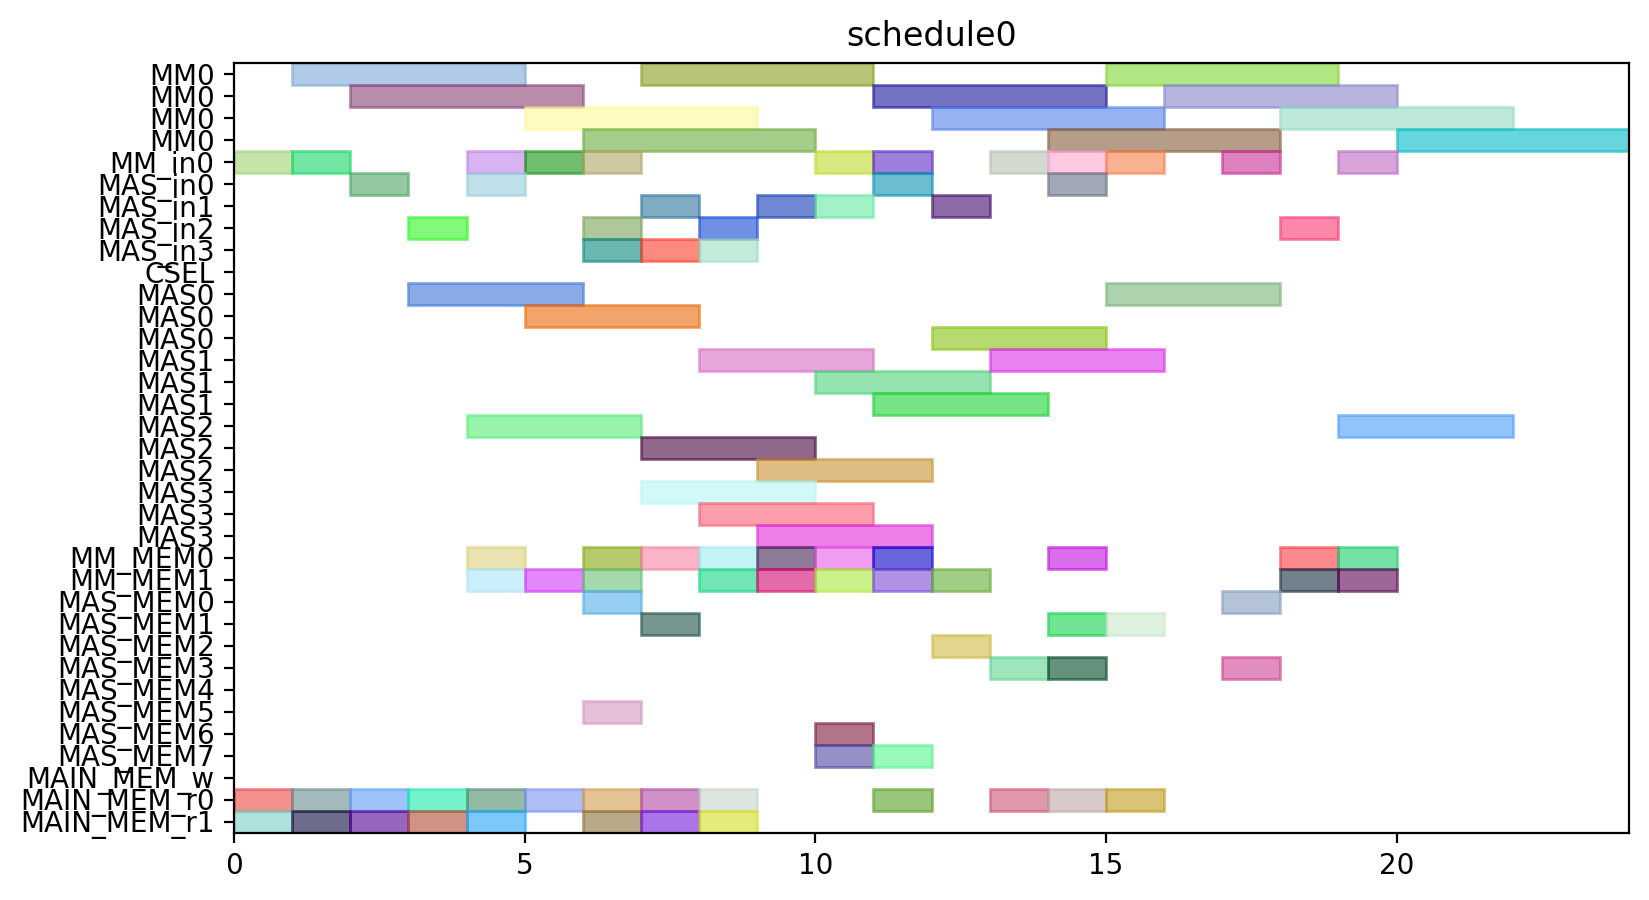

Source code (Python):
from pyschedule import Scenario, solvers, plotters, alt


def solve():
	horizon = 120
	S = Scenario("schedule0", horizon=horizon)

	# resource
	MM = S.Resources('MM', num=1, size=4)
	MM_in = S.Resources('MM_in', num=1)
	MAS_in = S.Resources('MAS_in', num=4)
	CSEL = S.Resource('CSEL')
	MAS = S.Resources('MAS', num=4, size=3, periods=range(1, horizon))
	MM_MEM = S.Resources('MM_MEM', num=2)
	MAS_MEM = S.Resources('MAS_MEM', num=8)
	MAIN_MEM_w = S.Resource('MAIN_MEM_w', size=1)
	MAIN_MEM_r = S.Resources('MAIN_MEM_r', num=2)

	# result of previous scheduling

	# new tasks
	t0 = S.Task('t0', length=4, delay_cost=1)
	t0 += alt(MM)
	t0_in = S.Task('t0_in', length=1, delay_cost=1)
	t0_in += alt(MM_in)
	S += t0_in*MM_in[0]<=t0*MM[0]
	t0_mem0 = S.Task('t0_mem0', length=1, delay_cost=1)
	t0_mem0 += MAIN_MEM_r[0]
	S += t0_mem0 <= t0

	t0_mem1 = S.Task('t0_mem1', length=1, delay_cost=1)
	t0_mem1 += MAIN_MEM_r[1]
	S += t0_mem1 <= t0

	t1 = S.Task('t1', length=4, delay_cost=1)
	t1 += alt(MM)
	t1_in = S.Task('t1_in', length=1, delay_cost=1)
	t1_in += alt(MM_in)
	S += t1_in*MM_in[0]<=t1*MM[0]
	t1_mem0 = S.Task('t1_mem0', length=1, delay_cost=1)
	t1_mem0 += MAIN_MEM_r[0]
	S += t1_mem0 <= t1

	t1_mem1 = S.Task('t1_mem1', length=1, delay_cost=1)
	t1_mem1 += MAIN_MEM_r[1]
	S += t1_mem1 <= t1

	t2 = S.Task('t2', length=4, delay_cost=1)
	t2 += alt(MM)
	t2_in = S.Task('t2_in', length=1, delay_cost=1)
	t2_in += alt(MM_in)
	S += t2_in*MM_in[0]<=t2*MM[0]
	t2_mem0 = S.Task('t2_mem0', length=1, delay_cost=1)
	t2_mem0 += MAIN_MEM_r[0]
	S += t2_mem0 <= t2

	t2_mem1 = S.Task('t2_mem1', length=1, delay_cost=1)
	t2_mem1 += MAIN_MEM_r[1]
	S += t2_mem1 <= t2

	t3 = S.Task('t3', length=3, delay_cost=1)
	t3 += alt(MAS)
	t3_in = S.Task('t3_in', length=1, delay_cost=1)
	t3_in += alt(MAS_in)
	S += t3_in*MAS_in[0]<=t3*MAS[0]

	S += t3_in*MAS_in[1]<=t3*MAS[1]

	S += t3_in*MAS_in[2]<=t3*MAS[2]

	S += t3_in*MAS_in[3]<=t3*MAS[3]

	t3_mem0 = S.Task('t3_mem0', length=1, delay_cost=1)
	t3_mem0 += MAIN_MEM_r[0]
	S += t3_mem0 <= t3

	t3_mem1 = S.Task('t3_mem1', length=1, delay_cost=1)
	t3_mem1 += MAIN_MEM_r[1]
	S += t3_mem1 <= t3

	t4 = S.Task('t4', length=3, delay_cost=1)
	t4 += alt(MAS)
	t4_in = S.Task('t4_in', length=1, delay_cost=1)
	t4_in += alt(MAS_in)
	S += t4_in*MAS_in[0]<=t4*MAS[0]

	S += t4_in*MAS_in[1]<=t4*MAS[1]

	S += t4_in*MAS_in[2]<=t4*MAS[2]

	S += t4_in*MAS_in[3]<=t4*MAS[3]

	t4_mem0 = S.Task('t4_mem0', length=1, delay_cost=1)
	t4_mem0 += MAIN_MEM_r[0]
	S += t4_mem0 <= t4

	t4_mem1 = S.Task('t4_mem1', length=1, delay_cost=1)
	t4_mem1 += MAIN_MEM_r[1]
	S += t4_mem1 <= t4

	t8 = S.Task('t8', length=3, delay_cost=1)
	t8 += alt(MAS)
	t8_in = S.Task('t8_in', length=1, delay_cost=1)
	t8_in += alt(MAS_in)
	S += t8_in*MAS_in[0]<=t8*MAS[0]

	S += t8_in*MAS_in[1]<=t8*MAS[1]

	S += t8_in*MAS_in[2]<=t8*MAS[2]

	S += t8_in*MAS_in[3]<=t8*MAS[3]

	t8_mem0 = S.Task('t8_mem0', length=1, delay_cost=1)
	t8_mem0 += MAIN_MEM_r[0]
	S += t8_mem0 <= t8

	t8_mem1 = S.Task('t8_mem1', length=1, delay_cost=1)
	t8_mem1 += MAIN_MEM_r[1]
	S += t8_mem1 <= t8

	t9 = S.Task('t9', length=3, delay_cost=1)
	t9 += alt(MAS)
	t9_in = S.Task('t9_in', length=1, delay_cost=1)
	t9_in += alt(MAS_in)
	S += t9_in*MAS_in[0]<=t9*MAS[0]

	S += t9_in*MAS_in[1]<=t9*MAS[1]

	S += t9_in*MAS_in[2]<=t9*MAS[2]

	S += t9_in*MAS_in[3]<=t9*MAS[3]

	t9_mem0 = S.Task('t9_mem0', length=1, delay_cost=1)
	t9_mem0 += MAIN_MEM_r[0]
	S += t9_mem0 <= t9

	t9_mem1 = S.Task('t9_mem1', length=1, delay_cost=1)
	t9_mem1 += MAIN_MEM_r[1]
	S += t9_mem1 <= t9

	t13 = S.Task('t13', length=3, delay_cost=1)
	t13 += alt(MAS)
	t13_in = S.Task('t13_in', length=1, delay_cost=1)
	t13_in += alt(MAS_in)
	S += t13_in*MAS_in[0]<=t13*MAS[0]

	S += t13_in*MAS_in[1]<=t13*MAS[1]

	S += t13_in*MAS_in[2]<=t13*MAS[2]

	S += t13_in*MAS_in[3]<=t13*MAS[3]

	t13_mem0 = S.Task('t13_mem0', length=1, delay_cost=1)
	t13_mem0 += MAIN_MEM_r[0]
	S += t13_mem0 <= t13

	t13_mem1 = S.Task('t13_mem1', length=1, delay_cost=1)
	t13_mem1 += MAIN_MEM_r[1]
	S += t13_mem1 <= t13

	t14 = S.Task('t14', length=3, delay_cost=1)
	t14 += alt(MAS)
	t14_in = S.Task('t14_in', length=1, delay_cost=1)
	t14_in += alt(MAS_in)
	S += t14_in*MAS_in[0]<=t14*MAS[0]

	S += t14_in*MAS_in[1]<=t14*MAS[1]

	S += t14_in*MAS_in[2]<=t14*MAS[2]

	S += t14_in*MAS_in[3]<=t14*MAS[3]

	t14_mem0 = S.Task('t14_mem0', length=1, delay_cost=1)
	t14_mem0 += MAIN_MEM_r[0]
	S += t14_mem0 <= t14

	t14_mem1 = S.Task('t14_mem1', length=1, delay_cost=1)
	t14_mem1 += MAIN_MEM_r[1]
	S += t14_mem1 <= t14

	t5 = S.Task('t5', length=4, delay_cost=1)
	t5 += alt(MM)
	t5_in = S.Task('t5_in', length=1, delay_cost=1)
	t5_in += alt(MM_in)
	S += t5_in*MM_in[0]<=t5*MM[0]
	t5_mem0 = S.Task('t5_mem0', length=1, delay_cost=1)
	t5_mem0 += alt(MAS_MEM)
	S += (t3*MAS[0])-1 < t5_mem0*MAS_MEM[0]
	S += (t3*MAS[1])-1 < t5_mem0*MAS_MEM[2]
	S += (t3*MAS[2])-1 < t5_mem0*MAS_MEM[4]
	S += (t3*MAS[3])-1 < t5_mem0*MAS_MEM[6]
	S += t5_mem0 <= t5

	t5_mem1 = S.Task('t5_mem1', length=1, delay_cost=1)
	t5_mem1 += alt(MAS_MEM)
	S += (t4*MAS[0])-1 < t5_mem1*MAS_MEM[1]
	S += (t4*MAS[1])-1 < t5_mem1*MAS_MEM[3]
	S += (t4*MAS[2])-1 < t5_mem1*MAS_MEM[5]
	S += (t4*MAS[3])-1 < t5_mem1*MAS_MEM[7]
	S += t5_mem1 <= t5

	t6 = S.Task('t6', length=3, delay_cost=1)
	t6 += alt(MAS)
	t6_in = S.Task('t6_in', length=1, delay_cost=1)
	t6_in += alt(MAS_in)
	S += t6_in*MAS_in[0]<=t6*MAS[0]

	S += t6_in*MAS_in[1]<=t6*MAS[1]

	S += t6_in*MAS_in[2]<=t6*MAS[2]

	S += t6_in*MAS_in[3]<=t6*MAS[3]

	t6_mem0 = S.Task('t6_mem0', length=1, delay_cost=1)
	t6_mem0 += alt(MM_MEM)
	S += (t0*MM[0])-1 < t6_mem0*MM_MEM[0]
	S += t6_mem0 <= t6

	t6_mem1 = S.Task('t6_mem1', length=1, delay_cost=1)
	t6_mem1 += alt(MM_MEM)
	S += (t1*MM[0])-1 < t6_mem1*MM_MEM[1]
	S += t6_mem1 <= t6

	t10 = S.Task('t10', length=4, delay_cost=1)
	t10 += alt(MM)
	t10_in = S.Task('t10_in', length=1, delay_cost=1)
	t10_in += alt(MM_in)
	S += t10_in*MM_in[0]<=t10*MM[0]
	t10_mem0 = S.Task('t10_mem0', length=1, delay_cost=1)
	t10_mem0 += alt(MAS_MEM)
	S += (t8*MAS[0])-1 < t10_mem0*MAS_MEM[0]
	S += (t8*MAS[1])-1 < t10_mem0*MAS_MEM[2]
	S += (t8*MAS[2])-1 < t10_mem0*MAS_MEM[4]
	S += (t8*MAS[3])-1 < t10_mem0*MAS_MEM[6]
	S += t10_mem0 <= t10

	t10_mem1 = S.Task('t10_mem1', length=1, delay_cost=1)
	t10_mem1 += alt(MAS_MEM)
	S += (t9*MAS[0])-1 < t10_mem1*MAS_MEM[1]
	S += (t9*MAS[1])-1 < t10_mem1*MAS_MEM[3]
	S += (t9*MAS[2])-1 < t10_mem1*MAS_MEM[5]
	S += (t9*MAS[3])-1 < t10_mem1*MAS_MEM[7]
	S += t10_mem1 <= t10

	t11 = S.Task('t11', length=3, delay_cost=1)
	t11 += alt(MAS)
	t11_in = S.Task('t11_in', length=1, delay_cost=1)
	t11_in += alt(MAS_in)
	S += t11_in*MAS_in[0]<=t11*MAS[0]

	S += t11_in*MAS_in[1]<=t11*MAS[1]

	S += t11_in*MAS_in[2]<=t11*MAS[2]

	S += t11_in*MAS_in[3]<=t11*MAS[3]

	t11_mem0 = S.Task('t11_mem0', length=1, delay_cost=1)
	t11_mem0 += alt(MM_MEM)
	S += (t1*MM[0])-1 < t11_mem0*MM_MEM[0]
	S += t11_mem0 <= t11

	t11_mem1 = S.Task('t11_mem1', length=1, delay_cost=1)
	t11_mem1 += alt(MM_MEM)
	S += (t2*MM[0])-1 < t11_mem1*MM_MEM[1]
	S += t11_mem1 <= t11

	t15 = S.Task('t15', length=4, delay_cost=1)
	t15 += alt(MM)
	t15_in = S.Task('t15_in', length=1, delay_cost=1)
	t15_in += alt(MM_in)
	S += t15_in*MM_in[0]<=t15*MM[0]
	t15_mem0 = S.Task('t15_mem0', length=1, delay_cost=1)
	t15_mem0 += alt(MAS_MEM)
	S += (t13*MAS[0])-1 < t15_mem0*MAS_MEM[0]
	S += (t13*MAS[1])-1 < t15_mem0*MAS_MEM[2]
	S += (t13*MAS[2])-1 < t15_mem0*MAS_MEM[4]
	S += (t13*MAS[3])-1 < t15_mem0*MAS_MEM[6]
	S += t15_mem0 <= t15

	t15_mem1 = S.Task('t15_mem1', length=1, delay_cost=1)
	t15_mem1 += alt(MAS_MEM)
	S += (t14*MAS[0])-1 < t15_mem1*MAS_MEM[1]
	S += (t14*MAS[1])-1 < t15_mem1*MAS_MEM[3]
	S += (t14*MAS[2])-1 < t15_mem1*MAS_MEM[5]
	S += (t14*MAS[3])-1 < t15_mem1*MAS_MEM[7]
	S += t15_mem1 <= t15

	t16 = S.Task('t16', length=3, delay_cost=1)
	t16 += alt(MAS)
	t16_in = S.Task('t16_in', length=1, delay_cost=1)
	t16_in += alt(MAS_in)
	S += t16_in*MAS_in[0]<=t16*MAS[0]

	S += t16_in*MAS_in[1]<=t16*MAS[1]

	S += t16_in*MAS_in[2]<=t16*MAS[2]

	S += t16_in*MAS_in[3]<=t16*MAS[3]

	t16_mem0 = S.Task('t16_mem0', length=1, delay_cost=1)
	t16_mem0 += alt(MM_MEM)
	S += (t0*MM[0])-1 < t16_mem0*MM_MEM[0]
	S += t16_mem0 <= t16

	t16_mem1 = S.Task('t16_mem1', length=1, delay_cost=1)
	t16_mem1 += alt(MM_MEM)
	S += (t2*MM[0])-1 < t16_mem1*MM_MEM[1]
	S += t16_mem1 <= t16

	t19 = S.Task('t19', length=4, delay_cost=1)
	t19 += alt(MM)
	t19_in = S.Task('t19_in', length=1, delay_cost=1)
	t19_in += alt(MM_in)
	S += t19_in*MM_in[0]<=t19*MM[0]
	t19_mem0 = S.Task('t19_mem0', length=1, delay_cost=1)
	t19_mem0 += MAIN_MEM_r[0]
	S += t19_mem0 <= t19

	t19_mem1 = S.Task('t19_mem1', length=1, delay_cost=1)
	t19_mem1 += alt(MM_MEM)
	S += (t2*MM[0])-1 < t19_mem1*MM_MEM[1]
	S += t19_mem1 <= t19

	t24 = S.Task('t24', length=3, delay_cost=1)
	t24 += alt(MAS)
	t24_in = S.Task('t24_in', length=1, delay_cost=1)
	t24_in += alt(MAS_in)
	S += t24_in*MAS_in[0]<=t24*MAS[0]

	S += t24_in*MAS_in[1]<=t24*MAS[1]

	S += t24_in*MAS_in[2]<=t24*MAS[2]

	S += t24_in*MAS_in[3]<=t24*MAS[3]

	t24_mem0 = S.Task('t24_mem0', length=1, delay_cost=1)
	t24_mem0 += alt(MM_MEM)
	S += (t0*MM[0])-1 < t24_mem0*MM_MEM[0]
	S += t24_mem0 <= t24

	t24_mem1 = S.Task('t24_mem1', length=1, delay_cost=1)
	t24_mem1 += alt(MM_MEM)
	S += (t0*MM[0])-1 < t24_mem1*MM_MEM[1]
	S += t24_mem1 <= t24

	t26 = S.Task('t26', length=4, delay_cost=1)
	t26 += alt(MM)
	t26_in = S.Task('t26_in', length=1, delay_cost=1)
	t26_in += alt(MM_in)
	S += t26_in*MM_in[0]<=t26*MM[0]
	t26_mem0 = S.Task('t26_mem0', length=1, delay_cost=1)
	t26_mem0 += MAIN_MEM_r[0]
	S += t26_mem0 <= t26

	t26_mem1 = S.Task('t26_mem1', length=1, delay_cost=1)
	t26_mem1 += alt(MM_MEM)
	S += (t2*MM[0])-1 < t26_mem1*MM_MEM[1]
	S += t26_mem1 <= t26

	t7 = S.Task('t7', length=3, delay_cost=1)
	t7 += alt(MAS)
	t7_in = S.Task('t7_in', length=1, delay_cost=1)
	t7_in += alt(MAS_in)
	S += t7_in*MAS_in[0]<=t7*MAS[0]

	S += t7_in*MAS_in[1]<=t7*MAS[1]

	S += t7_in*MAS_in[2]<=t7*MAS[2]

	S += t7_in*MAS_in[3]<=t7*MAS[3]

	t7_mem0 = S.Task('t7_mem0', length=1, delay_cost=1)
	t7_mem0 += alt(MM_MEM)
	S += (t5*MM[0])-1 < t7_mem0*MM_MEM[0]
	S += t7_mem0 <= t7

	t7_mem1 = S.Task('t7_mem1', length=1, delay_cost=1)
	t7_mem1 += alt(MAS_MEM)
	S += (t6*MAS[0])-1 < t7_mem1*MAS_MEM[1]
	S += (t6*MAS[1])-1 < t7_mem1*MAS_MEM[3]
	S += (t6*MAS[2])-1 < t7_mem1*MAS_MEM[5]
	S += (t6*MAS[3])-1 < t7_mem1*MAS_MEM[7]
	S += t7_mem1 <= t7

	t12 = S.Task('t12', length=3, delay_cost=1)
	t12 += alt(MAS)
	t12_in = S.Task('t12_in', length=1, delay_cost=1)
	t12_in += alt(MAS_in)
	S += t12_in*MAS_in[0]<=t12*MAS[0]

	S += t12_in*MAS_in[1]<=t12*MAS[1]

	S += t12_in*MAS_in[2]<=t12*MAS[2]

	S += t12_in*MAS_in[3]<=t12*MAS[3]

	t12_mem0 = S.Task('t12_mem0', length=1, delay_cost=1)
	t12_mem0 += alt(MM_MEM)
	S += (t10*MM[0])-1 < t12_mem0*MM_MEM[0]
	S += t12_mem0 <= t12

	t12_mem1 = S.Task('t12_mem1', length=1, delay_cost=1)
	t12_mem1 += alt(MAS_MEM)
	S += (t11*MAS[0])-1 < t12_mem1*MAS_MEM[1]
	S += (t11*MAS[1])-1 < t12_mem1*MAS_MEM[3]
	S += (t11*MAS[2])-1 < t12_mem1*MAS_MEM[5]
	S += (t11*MAS[3])-1 < t12_mem1*MAS_MEM[7]
	S += t12_mem1 <= t12

	t17 = S.Task('t17', length=3, delay_cost=1)
	t17 += alt(MAS)
	t17_in = S.Task('t17_in', length=1, delay_cost=1)
	t17_in += alt(MAS_in)
	S += t17_in*MAS_in[0]<=t17*MAS[0]

	S += t17_in*MAS_in[1]<=t17*MAS[1]

	S += t17_in*MAS_in[2]<=t17*MAS[2]

	S += t17_in*MAS_in[3]<=t17*MAS[3]

	t17_mem0 = S.Task('t17_mem0', length=1, delay_cost=1)
	t17_mem0 += alt(MM_MEM)
	S += (t15*MM[0])-1 < t17_mem0*MM_MEM[0]
	S += t17_mem0 <= t17

	t17_mem1 = S.Task('t17_mem1', length=1, delay_cost=1)
	t17_mem1 += alt(MAS_MEM)
	S += (t16*MAS[0])-1 < t17_mem1*MAS_MEM[1]
	S += (t16*MAS[1])-1 < t17_mem1*MAS_MEM[3]
	S += (t16*MAS[2])-1 < t17_mem1*MAS_MEM[5]
	S += (t16*MAS[3])-1 < t17_mem1*MAS_MEM[7]
	S += t17_mem1 <= t17

	t25 = S.Task('t25', length=3, delay_cost=1)
	t25 += alt(MAS)
	t25_in = S.Task('t25_in', length=1, delay_cost=1)
	t25_in += alt(MAS_in)
	S += t25_in*MAS_in[0]<=t25*MAS[0]

	S += t25_in*MAS_in[1]<=t25*MAS[1]

	S += t25_in*MAS_in[2]<=t25*MAS[2]

	S += t25_in*MAS_in[3]<=t25*MAS[3]

	t25_mem0 = S.Task('t25_mem0', length=1, delay_cost=1)
	t25_mem0 += alt(MM_MEM)
	S += (t0*MM[0])-1 < t25_mem0*MM_MEM[0]
	S += t25_mem0 <= t25

	t25_mem1 = S.Task('t25_mem1', length=1, delay_cost=1)
	t25_mem1 += alt(MAS_MEM)
	S += (t24*MAS[0])-1 < t25_mem1*MAS_MEM[1]
	S += (t24*MAS[1])-1 < t25_mem1*MAS_MEM[3]
	S += (t24*MAS[2])-1 < t25_mem1*MAS_MEM[5]
	S += (t24*MAS[3])-1 < t25_mem1*MAS_MEM[7]
	S += t25_mem1 <= t25

	t29 = S.Task('t29', length=3, delay_cost=1)
	t29 += alt(MAS)
	t29_in = S.Task('t29_in', length=1, delay_cost=1)
	t29_in += alt(MAS_in)
	S += t29_in*MAS_in[0]<=t29*MAS[0]

	S += t29_in*MAS_in[1]<=t29*MAS[1]

	S += t29_in*MAS_in[2]<=t29*MAS[2]

	S += t29_in*MAS_in[3]<=t29*MAS[3]

	t29_mem0 = S.Task('t29_mem0', length=1, delay_cost=1)
	t29_mem0 += alt(MM_MEM)
	S += (t0*MM[0])-1 < t29_mem0*MM_MEM[0]
	S += t29_mem0 <= t29

	t29_mem1 = S.Task('t29_mem1', length=1, delay_cost=1)
	t29_mem1 += alt(MM_MEM)
	S += (t26*MM[0])-1 < t29_mem1*MM_MEM[1]
	S += t29_mem1 <= t29

	t18 = S.Task('t18', length=4, delay_cost=1)
	t18 += alt(MM)
	t18_in = S.Task('t18_in', length=1, delay_cost=1)
	t18_in += alt(MM_in)
	S += t18_in*MM_in[0]<=t18*MM[0]
	t18_mem0 = S.Task('t18_mem0', length=1, delay_cost=1)
	t18_mem0 += MAIN_MEM_r[0]
	S += t18_mem0 <= t18

	t18_mem1 = S.Task('t18_mem1', length=1, delay_cost=1)
	t18_mem1 += alt(MAS_MEM)
	S += (t12*MAS[0])-1 < t18_mem1*MAS_MEM[1]
	S += (t12*MAS[1])-1 < t18_mem1*MAS_MEM[3]
	S += (t12*MAS[2])-1 < t18_mem1*MAS_MEM[5]
	S += (t12*MAS[3])-1 < t18_mem1*MAS_MEM[7]
	S += t18_mem1 <= t18

	t27 = S.Task('t27', length=4, delay_cost=1)
	t27 += alt(MM)
	t27_in = S.Task('t27_in', length=1, delay_cost=1)
	t27_in += alt(MM_in)
	S += t27_in*MM_in[0]<=t27*MM[0]
	t27_mem0 = S.Task('t27_mem0', length=1, delay_cost=1)
	t27_mem0 += MAIN_MEM_r[0]
	S += t27_mem0 <= t27

	t27_mem1 = S.Task('t27_mem1', length=1, delay_cost=1)
	t27_mem1 += alt(MAS_MEM)
	S += (t12*MAS[0])-1 < t27_mem1*MAS_MEM[1]
	S += (t12*MAS[1])-1 < t27_mem1*MAS_MEM[3]
	S += (t12*MAS[2])-1 < t27_mem1*MAS_MEM[5]
	S += (t12*MAS[3])-1 < t27_mem1*MAS_MEM[7]
	S += t27_mem1 <= t27

	t28 = S.Task('t28', length=3, delay_cost=1)
	t28 += alt(MAS)
	t28_in = S.Task('t28_in', length=1, delay_cost=1)
	t28_in += alt(MAS_in)
	S += t28_in*MAS_in[0]<=t28*MAS[0]

	S += t28_in*MAS_in[1]<=t28*MAS[1]

	S += t28_in*MAS_in[2]<=t28*MAS[2]

	S += t28_in*MAS_in[3]<=t28*MAS[3]

	t28_mem0 = S.Task('t28_mem0', length=1, delay_cost=1)
	t28_mem0 += alt(MAS_MEM)
	S += (t25*MAS[0])-1 < t28_mem0*MAS_MEM[0]
	S += (t25*MAS[1])-1 < t28_mem0*MAS_MEM[2]
	S += (t25*MAS[2])-1 < t28_mem0*MAS_MEM[4]
	S += (t25*MAS[3])-1 < t28_mem0*MAS_MEM[6]
	S += t28_mem0 <= t28

	t28_mem1 = S.Task('t28_mem1', length=1, delay_cost=1)
	t28_mem1 += alt(MM_MEM)
	S += (t26*MM[0])-1 < t28_mem1*MM_MEM[1]
	S += t28_mem1 <= t28

	t30 = S.Task('t30', length=4, delay_cost=1)
	t30 += alt(MM)
	t30_in = S.Task('t30_in', length=1, delay_cost=1)
	t30_in += alt(MM_in)
	S += t30_in*MM_in[0]<=t30*MM[0]
	t30_mem0 = S.Task('t30_mem0', length=1, delay_cost=1)
	t30_mem0 += MAIN_MEM_r[0]
	S += t30_mem0 <= t30

	t30_mem1 = S.Task('t30_mem1', length=1, delay_cost=1)
	t30_mem1 += alt(MAS_MEM)
	S += (t29*MAS[0])-1 < t30_mem1*MAS_MEM[1]
	S += (t29*MAS[1])-1 < t30_mem1*MAS_MEM[3]
	S += (t29*MAS[2])-1 < t30_mem1*MAS_MEM[5]
	S += (t29*MAS[3])-1 < t30_mem1*MAS_MEM[7]
	S += t30_mem1 <= t30

	t20 = S.Task('t20', length=3, delay_cost=1)
	t20 += alt(MAS)
	t20_in = S.Task('t20_in', length=1, delay_cost=1)
	t20_in += alt(MAS_in)
	S += t20_in*MAS_in[0]<=t20*MAS[0]

	S += t20_in*MAS_in[1]<=t20*MAS[1]

	S += t20_in*MAS_in[2]<=t20*MAS[2]

	S += t20_in*MAS_in[3]<=t20*MAS[3]

	t20_mem0 = S.Task('t20_mem0', length=1, delay_cost=1)
	t20_mem0 += alt(MM_MEM)
	S += (t19*MM[0])-1 < t20_mem0*MM_MEM[0]
	S += t20_mem0 <= t20

	t20_mem1 = S.Task('t20_mem1', length=1, delay_cost=1)
	t20_mem1 += alt(MM_MEM)
	S += (t18*MM[0])-1 < t20_mem1*MM_MEM[1]
	S += t20_mem1 <= t20

	t31 = S.Task('t31', length=4, delay_cost=1)
	t31 += alt(MM)
	t31_in = S.Task('t31_in', length=1, delay_cost=1)
	t31_in += alt(MM_in)
	S += t31_in*MM_in[0]<=t31*MM[0]
	t31_mem0 = S.Task('t31_mem0', length=1, delay_cost=1)
	t31_mem0 += alt(MM_MEM)
	S += (t27*MM[0])-1 < t31_mem0*MM_MEM[0]
	S += t31_mem0 <= t31

	t31_mem1 = S.Task('t31_mem1', length=1, delay_cost=1)
	t31_mem1 += alt(MM_MEM)
	S += (t30*MM[0])-1 < t31_mem1*MM_MEM[1]
	S += t31_mem1 <= t31

	t35 = S.Task('t35', length=4, delay_cost=1)
	t35 += alt(MM)
	t35_in = S.Task('t35_in', length=1, delay_cost=1)
	t35_in += alt(MM_in)
	S += t35_in*MM_in[0]<=t35*MM[0]
	t35_mem0 = S.Task('t35_mem0', length=1, delay_cost=1)
	t35_mem0 += alt(MAS_MEM)
	S += (t7*MAS[0])-1 < t35_mem0*MAS_MEM[0]
	S += (t7*MAS[1])-1 < t35_mem0*MAS_MEM[2]
	S += (t7*MAS[2])-1 < t35_mem0*MAS_MEM[4]
	S += (t7*MAS[3])-1 < t35_mem0*MAS_MEM[6]
	S += t35_mem0 <= t35

	t35_mem1 = S.Task('t35_mem1', length=1, delay_cost=1)
	t35_mem1 += alt(MAS_MEM)
	S += (t28*MAS[0])-1 < t35_mem1*MAS_MEM[1]
	S += (t28*MAS[1])-1 < t35_mem1*MAS_MEM[3]
	S += (t28*MAS[2])-1 < t35_mem1*MAS_MEM[5]
	S += (t28*MAS[3])-1 < t35_mem1*MAS_MEM[7]
	S += t35_mem1 <= t35

	solvers.mip.solve(S,msg=1,kind='CPLEX',ratio_gap=1.01)

	solution = [['hoge']*len(S.solution()[1]) for i in range(len(S.solution()))]
	for i in range(len(S.solution())):
		for j in range(len(S.solution()[i])):
			solution[i][j]=str(S.solution()[i][j])
	print(solution)

	cycles = int(solution[-1][3])

	pic_file_name = "/home/mfukuda/ABE/multiRAM_multiMAS_16mux/scheduling_result/stage4MM1_stage3MAS4/EP_ADD_A_ANY/schedule0.png"
	if(S.solution() != []):
		plotters.matplotlib.plot(S,img_filename=pic_file_name, show_task_labels=False, fig_size=(cycles*0.25+3, 5))

	return solution
